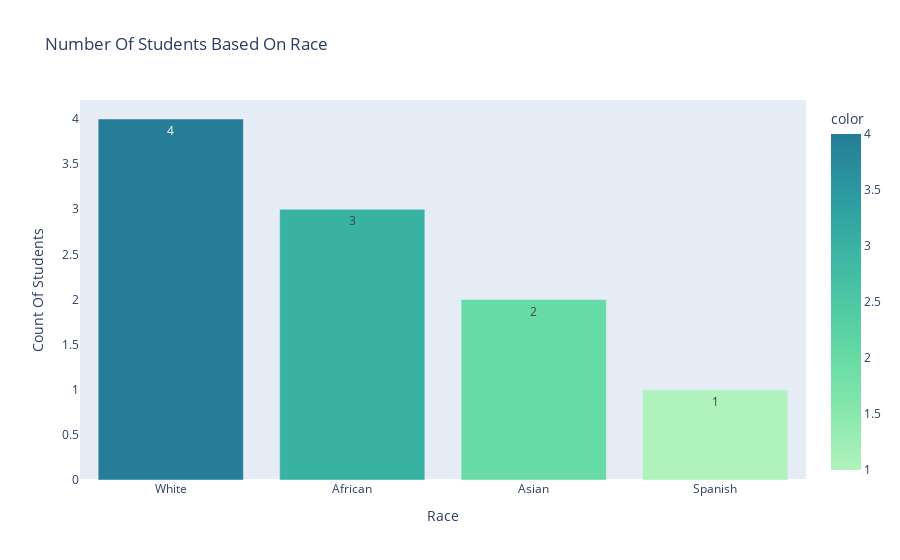

The cell this chart's notebook holds for it:
### Code cell
#Q.71 Creat the visualisation to count the student based on race

race_counts = pd.DataFrame(Demography)
race_counts1= race_counts['Race'].value_counts()
Student_Race = race_counts1.index
Student_Count = race_counts1.values

figure_71 = px.bar(race_counts1, x=Student_Race, y=Student_Count, color=Student_Count,
             color_continuous_scale = 'tealgrn',
             title = 'Number Of Students Based On Race',
             hover_data=[Student_Race, Student_Count],
             text_auto='2s',
             labels= {"index":'Race',"y":'Count Of Students'})
figure_71.update_xaxes(showgrid=False)
figure_71.update_yaxes(showgrid=False)
figure_71.update_traces(hovertemplate=None)
figure_71.update_layout(hovermode="x")
figure_71.show()

### Figure 1 — Plotly figure (JSON) as saved in the notebook; plotly's stock layout.template omitted (floating-point values rounded to 4 significant figures)
{"data": [{"alignmentgroup": "True", "customdata": [[4], [3], [2], [1]], "legendgroup": "", "marker": {"color": [4, 3, 2, 1], "coloraxis": "coloraxis", "pattern": {"shape": ""}}, "name": "", "offsetgroup": "", "orientation": "v", "showlegend": false, "textposition": "auto", "texttemplate": "%{y:2s}", "type": "bar", "x": ["White", "African", "Asian", "Spanish"], "xaxis": "x", "y": [4, 3, 2, 1], "yaxis": "y"}], "layout": {"barmode": "relative", "coloraxis": {"colorbar": {"title": {"text": "color"}}, "colorscale": [[0, "rgb(176, 242, 188)"], [0.1667, "rgb(137, 232, 172)"], [0.3333, "rgb(103, 219, 165)"], [0.5, "rgb(76, 200, 163)"], [0.6667, "rgb(56, 178, 163)"], [0.8333, "rgb(44, 152, 160)"], [1, "rgb(37, 125, 152)"]]}, "hovermode": "x", "legend": {"tracegroupgap": 0}, "title": {"text": "Number Of Students Based On Race"}, "xaxis": {"anchor": "y", "domain": [0, 1], "showgrid": false, "title": {"text": "Race"}}, "yaxis": {"anchor": "x", "domain": [0, 1], "showgrid": false, "title": {"text": "Count Of Students"}}}}
